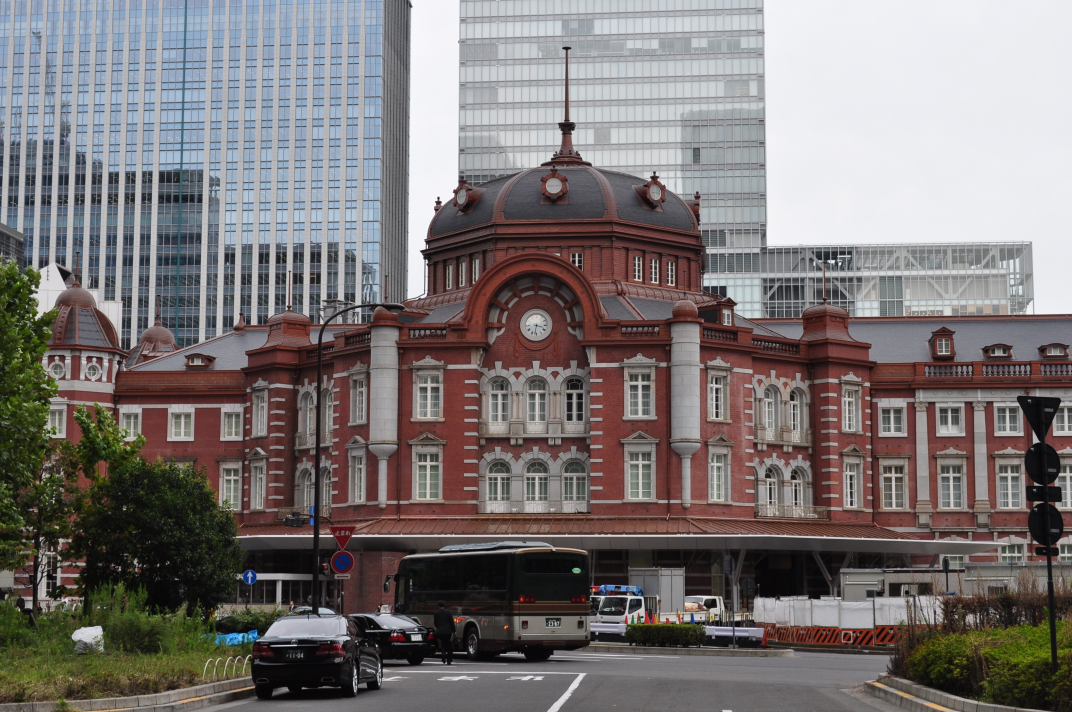
#> input picture picture_name/tokyo.jpg, 3216 x 2136 px (shown at 1/3 size)
$ python mizumashi5.py
#> lines starting #> are read from the running program, lines starting #| are printed output that depends on the picture
#-*- coding:utf-8 -*-
import cv2
import numpy as np
import os
import shutil

#水増しする画像のファイル名をtokyo.jpgのとこに入力

os.mkdir("picture_name")
shutil.copy("tokyo.jpg","picture_name")
os.chdir("./picture_name")
img = cv2.imread("tokyo.jpg",cv2.IMREAD_COLOR)
#> img is the input picture: shape (2136, 3216, 3); mean B, G, R 116.5, 117, 122.9

def main():

    mizumashi(1,1,1,1,1,1,1,1,1,1,1)

'''
    mizumashi(a,b,c,d,e,f,g,h,j,k,l)


各パラメータ
a = コントラスト調整(強調)　いかつい画像になります　可変パラメータはmin_tableとmax_tableの10
b = コントラスト調整(低減)　PM2.5が舞い踊ります　可変パラメータはmin_tableとmax_tableの10
c = ガンマ変換(1<γ)　聖なる光に包まれます　可変パラメータはgamma1の0.1
d = ガンマ変換(1>γ)　ダークサイドへ堕ちます　可変パラメータはgamma2の0.1
                  γ>0でなくてはならないので、デフォルトでは(0<=d<=9)

e = 平滑化縦方向　引き伸ばします　可変パラメータはaverage_squareの10
f = 平滑化横方向　平滑化のみ引数が2つになっており、e*f 枚出力します

g = ガウスノイズ付加 粗くなります　可変パラメータはsigmaの15
h = アフィン変換(左回転)　左回りに回転します　可変パラメータはangle1の10
j = アフィン変換(右回転)　右回りに回転します　可変パラメータはangle2の10
k = 拡大　拡大します　可変パラメータはdstの0.1
l = 縮小　縮小します　可変パラメータはdstの0.1　(0<=l<=9)

出力枚数 = a+b+c+d+e*f+g+h+j (枚)
'''

def mizumashi(a,b,c,d,e,f,g,h,j,k,l):

    #　コントラスト調整(強調)　いかつい画像になります　可変パラメータはmin_tableとmax_tableの10
#> called with a = 1, b = 1, c = 1, d = 1, e = 1, f = 1, g = 1, h = 1
    for m in range(1,a+1):

        # ルックアップテーブルの生成
        min_table1 = 10*m
        max_table1 = 255 - 10*m
        diff_table1 = max_table1 - min_table1

        LUT_HC = np.arange(256, dtype = 'uint8' )

        # ハイコントラストLUT作成
        for i in range(0, min_table1):
            LUT_HC[i] = 0
        for i in range(min_table1, max_table1):
            LUT_HC[i] = 255 * (i - min_table1) / diff_table1
        for i in range(max_table1, 255):
            LUT_HC[i] = 255

        #　代入
        high_cont_img = cv2.LUT(img, LUT_HC)

        # 結果出力
        cv2.imwrite("tokyo{}.jpg".format(m), high_cont_img)

    #　コントラスト調整(低減)　PM2.5が舞い踊ります　可変パラメータはmin_tableとmax_tableの10
    for m in range(1,b+1):

        # ルックアップテーブルの生成
        min_table2 = 10*m
        max_table2 = 255 - 10*m
        diff_table2 = max_table2 - min_table2

        LUT_LC = np.arange(256, dtype = 'uint8' )

        # ローコントラストLUT作成
        for i in range(256):
            LUT_LC[i] = min_table2 + i * (diff_table2) / 255

        #　代入
        low_cont_img = cv2.LUT(img, LUT_LC)

        # 結果出力
        cv2.imwrite("tokyo{}.jpg".format(a+m), low_cont_img)

    # ガンマ変換(1<γ)　聖なる光に包まれます　可変パラメータはgamma1の0.1
    for m in range(1,c+1):

        # ガンマ変換ルックアップテーブル
        LUT_G1 = np.arange(256, dtype = 'uint8' )
        gamma1 = 1+0.1*m
        for i in range(256):
            LUT_G1[i] = 255 * pow(float(i) / 255, 1.0 / gamma1)

        #　代入
        gamma1_img = cv2.LUT(img, LUT_G1)

        # 結果を出力
        cv2.imwrite("tokyo{}.jpg".format(a+b+m), gamma1_img)

    # ガンマ変換(1>γ)　ダークサイドへ堕ちます　可変パラメータはgamma2の0.1
    for m in range(1,d+1):

        # ガンマ変換ルックアップテーブル
        LUT_G2 = np.arange(256, dtype = 'uint8' )
        gamma2 = 1-0.1*m
        for i in range(256):
            LUT_G2[i] = 255 * pow(float(i) / 255, 1.0 / gamma2)

        #　代入
        gamma2_img = cv2.LUT(img, LUT_G2)

        # 結果を出力
        cv2.imwrite("tokyo{}.jpg".format(a+b+c+m), gamma2_img)

    #　平滑化 引き伸ばします　可変パラメータはaverage_squareの10
    #        平滑化のみ引数が2つになっており、e*f 枚出力します
    for m in range(1,e+1):
        for n in range(1,f+1):
            average_square = (10*m,10*n)

            #　代入
            blur_img = cv2.blur(img,average_square)

            # 結果を出力
            cv2.imwrite("tokyo{}.jpg".format(a+b+c+d+5*(m-1)+n), blur_img)

    # ガウスノイズ付加　粗くなります　可変パラメータはsigmaの15
    for m in range(1,g+1):
        row,col,ch= img.shape
        mean = 0
        sigma = 15*m
        gauss = np.random.normal(mean,sigma,(row,col,ch))
        gauss = gauss.reshape(row,col,ch)
        gauss_img = img + gauss

        # 結果を出力
        cv2.imwrite("tokyo{}.jpg".format(a+b+c+d+e*f+m), gauss_img)
#> this loop made 1 pass
#> pass 1, in mizumashi, `gauss_img = img + gauss`:
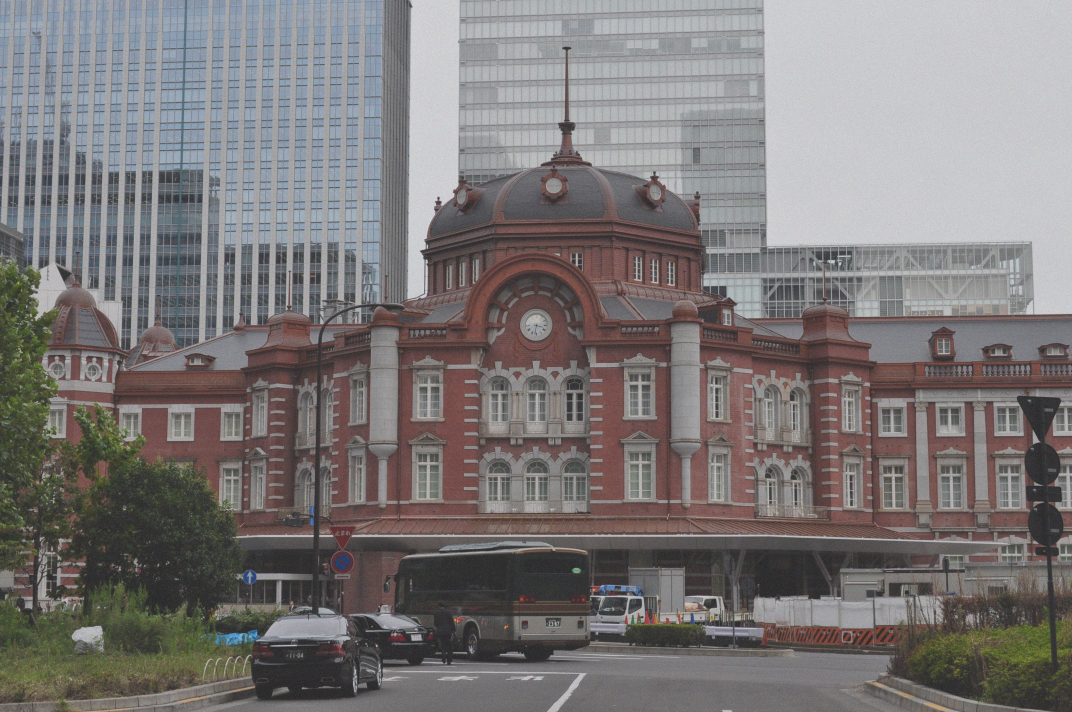
#> gauss_img: shape (2136, 3216, 3) float64 (shown at 1/3 size); mean B, G, R 116.5, 117, 122.9; drawn with min black and max white

    #　アフィン変換(左回転)　左回りに回転します　可変パラメータはangle1の10など
    for m in range(1,h+1):

        # 画像のサイズ取得
        size = tuple([img.shape[1], img.shape[0]])

        # 回転の中心座標（画像の中心）
        center = tuple([int(size[0]/2), int(size[1]/2)])

        # 回転角度・拡大率
        angle1, scale = 10*m, 1.0

        # 回転行列の計算
        R1 = cv2.getRotationMatrix2D(center, angle1, scale)

        # アフィン変換
        dst1 = cv2.warpAffine(img, R1, size, flags=cv2.INTER_CUBIC)

        # 結果を出力
        cv2.imwrite("tokyo{}.jpg".format(a+b+c+d+e*f+g+m), dst1)
#> this loop made 1 pass
#> R1 on pass 1: [[0.985, 0.174, -161], [-0.174, 0.985, 295.5]]
#> pass 1, in mizumashi, `dst1 = cv2.warpAffine(img, R1, size, flags=cv2.INTER_CUBIC)`:
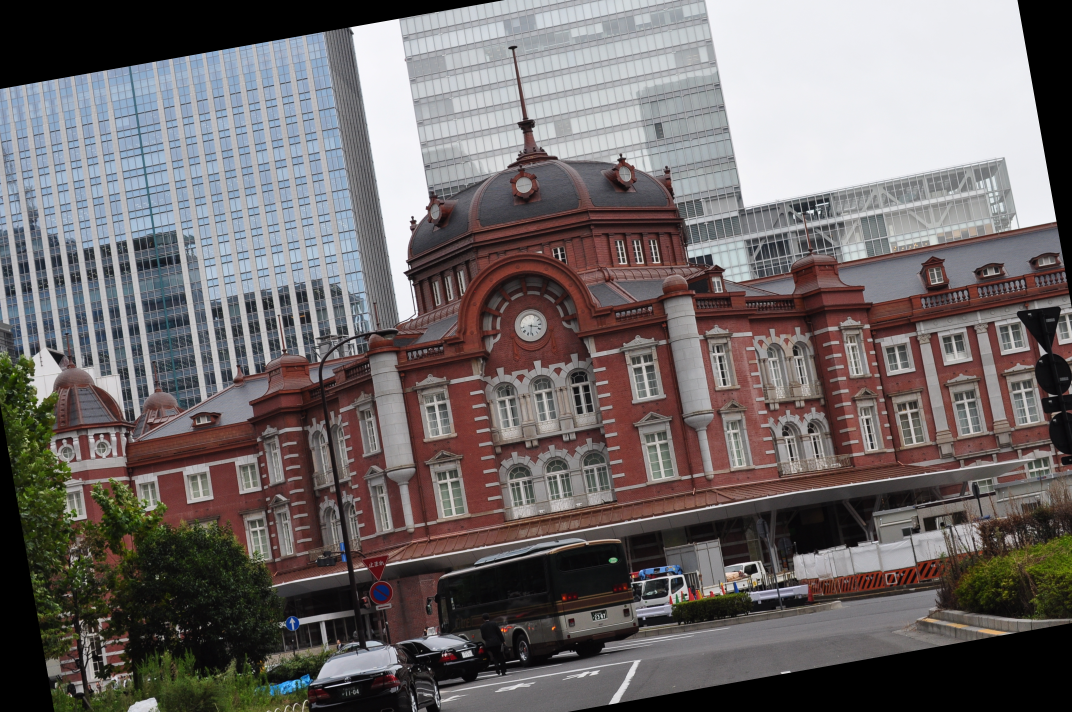
#> dst1: shape (2136, 3216, 3) (shown at 1/3 size); mean B, G, R 105.5, 105.4, 111.4

    #　アフィン変換(右回転)　右回りに回転します　可変パラメータはangle2の10など
    for m in range(1,j+1):

        # 画像のサイズ取得
        size = tuple([img.shape[1], img.shape[0]])

        # 回転の中心座標（画像の中心）
        center = tuple([int(size[0]/2), int(size[1]/2)])

        # 回転角度・拡大率
        angle2, scale = -10*m, 1.0

        # 回転行列の計算
        R2 = cv2.getRotationMatrix2D(center, angle2, scale)

        # アフィン変換
        dst2 = cv2.warpAffine(img, R2, size, flags=cv2.INTER_CUBIC)

        # 結果を出力
        cv2.imwrite("tokyo{}.jpg".format(a+b+c+d+e*f+g+h+m), dst2)
#> this loop made 1 pass
#> R2 on pass 1: [[0.985, -0.174, 209.9], [0.174, 0.985, -263]]
#> pass 1, in mizumashi, `dst2 = cv2.warpAffine(img, R2, size, flags=cv2.INTER_CUBIC)`:
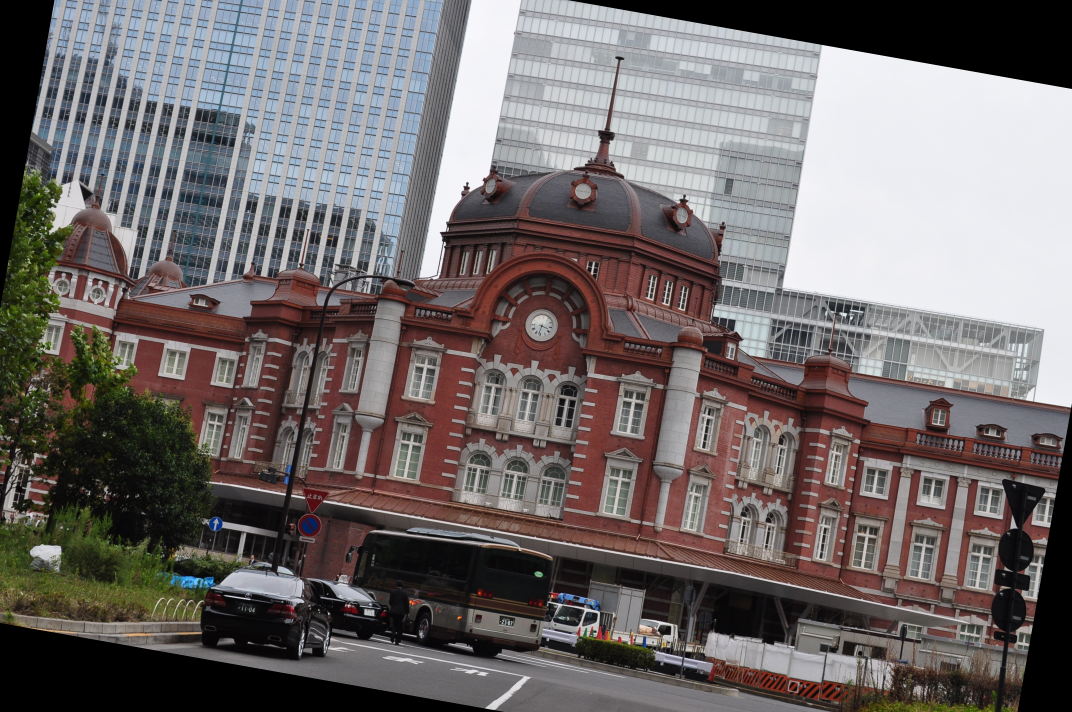
#> dst2: shape (2136, 3216, 3) (shown at 1/3 size); mean B, G, R 106, 106.4, 112.6

    #　拡大
    for m in range(1,k+1):
        dst = cv2.resize(img,None,fx=1+0.1*m, fy=1+0.1*m, interpolation = cv2.INTER_CUBIC)
        # 結果を出力
        cv2.imwrite("tokyo{}.jpg".format(a+b+c+d+e*f+g+h+m+j), dst)
#> this loop made 1 pass
#> pass 1, in mizumashi, `dst = cv2.resize(img,None,fx=1+0.1*m, fy=1+0.1*m, interpolation = cv2...`:
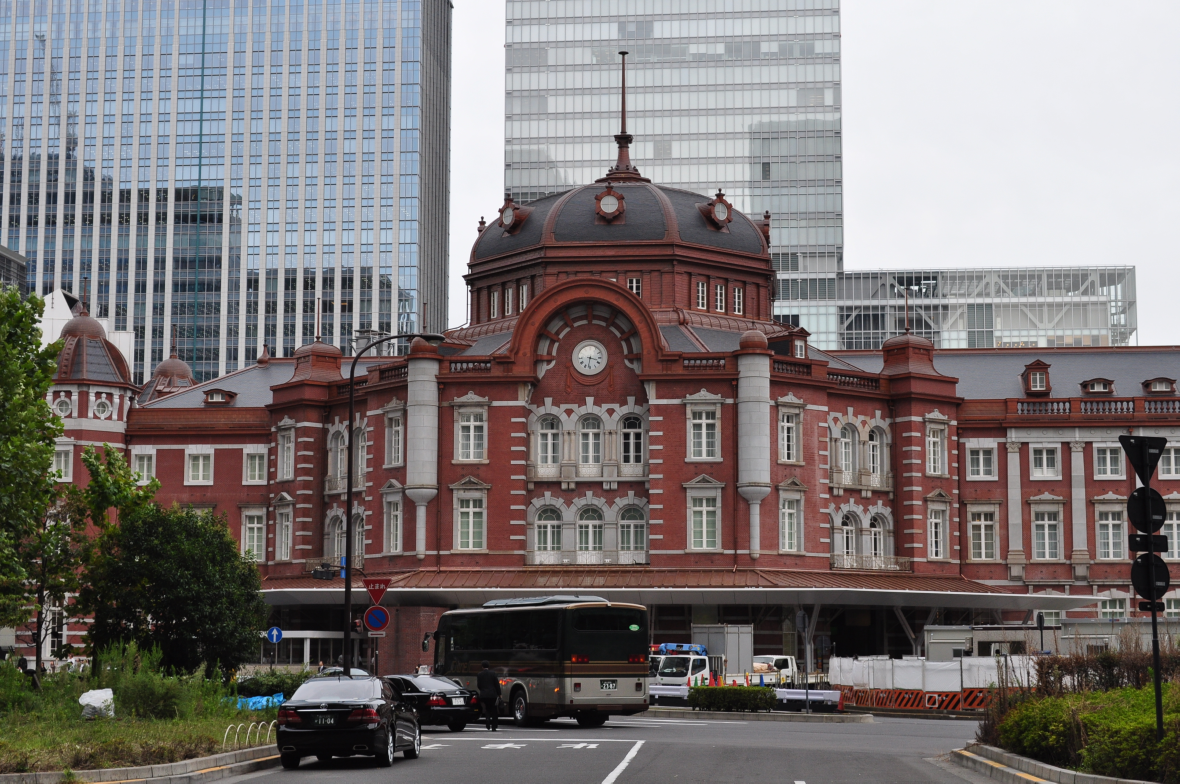
#> dst: shape (2350, 3538, 3) (shown at 1/3 size); mean B, G, R 116.5, 117, 122.9
    #　縮小
    for m in range(1,l+1):
        dst = cv2.resize(img,None,fx=1-0.1*m, fy=1-0.1*m, interpolation = cv2.INTER_CUBIC)
        # 結果を出力
        cv2.imwrite("tokyo{}.jpg".format(a+b+c+d+e*f+g+h+m+j+k), dst)


if __name__ == "__main__":
    main()
